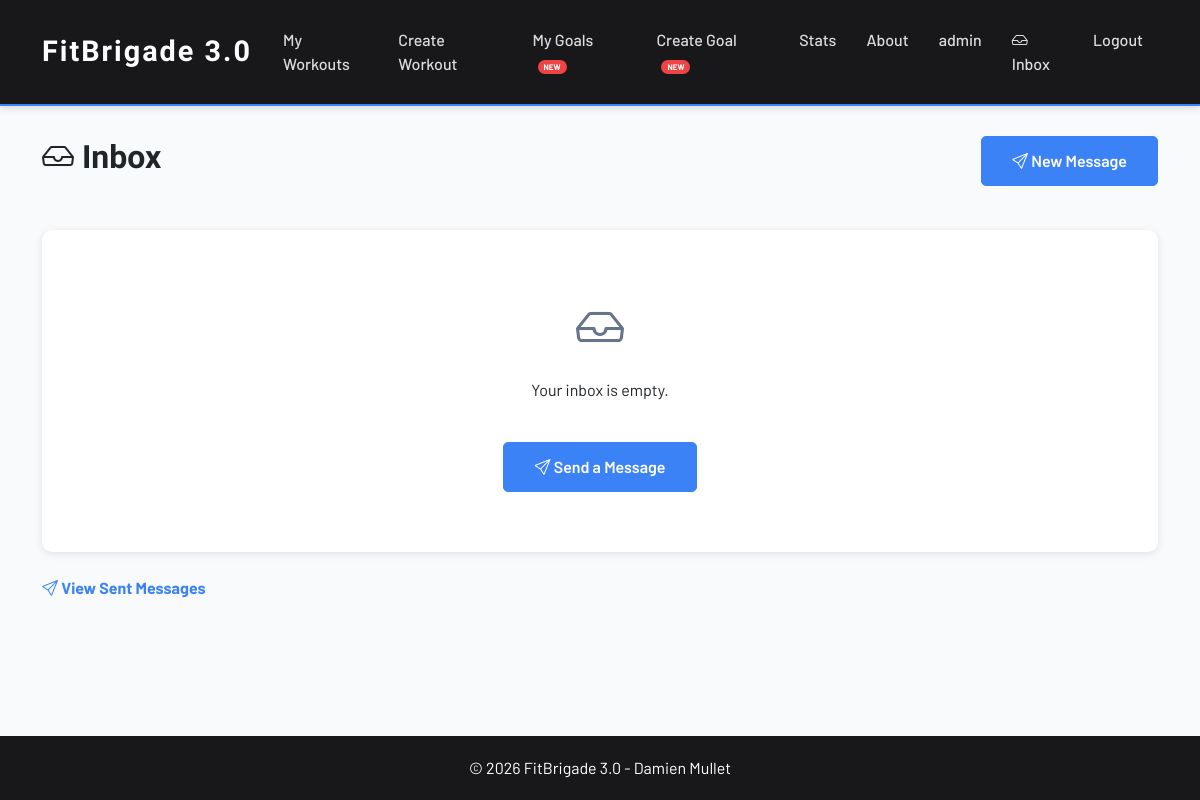
/inbox/ (signed in), run on an earlier commit of the app's database.
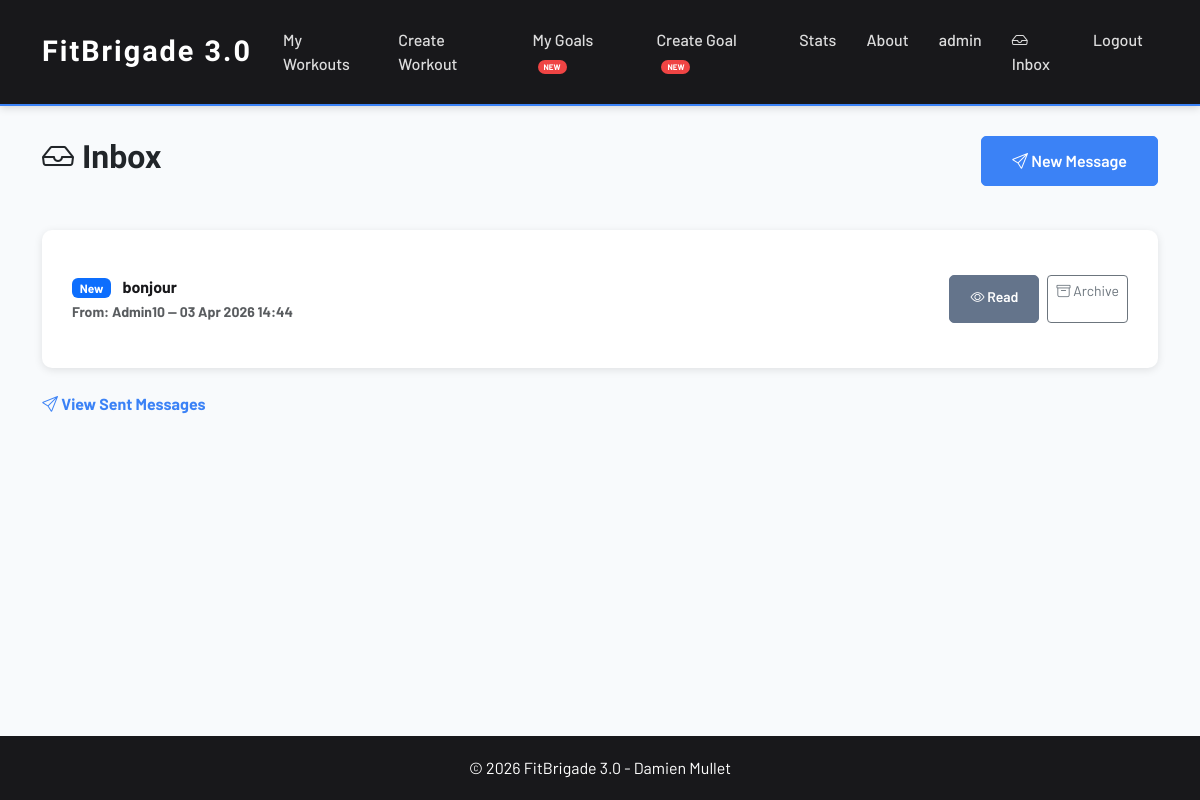
And on a later commit of the database.
### users/models.py (models this page shows, shortened)
class CustomUser(AbstractUser):
    email = models.EmailField(unique=True)
    bio = models.TextField(blank=True, null=True)
    phone = models.CharField(max_length=20, blank=True, null=True)

### messaging/models.py (models this page shows, shortened)
class Message(models.Model):
    sender = models.ForeignKey(
        settings.AUTH_USER_MODEL,
        on_delete=models.CASCADE,
        related_name='sent_messages'
    )
    recipient = models.ForeignKey(
        settings.AUTH_USER_MODEL,
        on_delete=models.CASCADE,
        related_name='received_messages'
    )
    subject = models.CharField(max_length=200)
    body = models.TextField()
    is_read = models.BooleanField(default=False)
    is_archived = models.BooleanField(default=False)
    created_at = models.DateTimeField(auto_now_add=True)
    class Meta:
        ordering = ['-created_at']

### messaging/views.py (the view)
# urls.py: path('inbox/', include('messaging.urls', namespace='messaging')),
@login_required
def inbox(request):
    received = Message.objects.filter(
        recipient=request.user,
        is_archived=False
    )
    return render(request, 'messaging/inbox.html', {'messages_list': received})

### messaging/templates/messaging/inbox.html (shortened to what this page needs)
{% extends 'base.html' %}
{% load static %}
{% block content %}
<div class="header-row">
    <h2><i class="bi bi-inbox"></i> Inbox</h2>
    <a href="{% url 'messaging:send_message' %}" class="btn btn-primary">
        <i class="bi bi-send"></i> New Message
    </a>
</div>
<br>
{% if messages_list %}
<div class="stats-list">
    {% for message in messages_list %}
    <div class="stat-row {% if not message.is_read %}unread{% endif %}">
        <div>
            {% if not message.is_read %}
            <span class="badge bg-primary me-2">New</span>
            {% endif %}
            <a href="{% url 'messaging:view_message' message.id %}" class="message-link">
                {{ message.subject }}
            </a>
            <br>
            <small class="text-muted">From: {{ message.sender.username }} — {{ message.created_at|date:"d M Y H:i" }}</small>
        </div>
        <div class="d-flex gap-2">
            <a href="{% url 'messaging:view_message' message.id %}" class="btn btn-secondary btn-sm">
                <i class="bi bi-eye"></i> Read
            </a>
            <a href="{% url 'messaging:archive_message' message.id %}" class="btn btn-sm btn-outline-secondary">
                <i class="bi bi-archive"></i> Archive
            </a>
        </div>
    </div>
    {% endfor %}
</div>
{% else %}
<div class="empty-message">
    <i class="bi bi-inbox" style="font-size: 3rem; color: var(--secondary-color);"></i>
    <p class="mt-3">Your inbox is empty.</p>
    <br>
    <a href="{% url 'messaging:send_message' %}" class="btn btn-primary">
        <i class="bi bi-send"></i> Send a Message
    </a>
</div>
{% endif %}
<br>
<a href="{% url 'messaging:sent_messages' %}" class="back-link">
    <i class="bi bi-send"></i> View Sent Messages
</a>
{% endblock %}

### templates/base.html (shortened to what this page needs)
{% load static %}
<!DOCTYPE html>
<html lang="en">
<head>
    <link href="https://cdn.jsdelivr.net/npm/bootstrap@5.3.0/dist/css/bootstrap.min.css" rel="stylesheet" />
    <link href="https://cdn.jsdelivr.net/npm/bootstrap-icons@1.11.0/font/bootstrap-icons.css" rel="stylesheet" />
    <link rel="stylesheet" href="{% static 'css/style.css' %}">
</head>
<body>
    <nav class="navbar navbar-expand-lg navbar-dark">
        <div class="container">
            <a class="navbar-brand" href="{% url 'workouts:index' %}">FitBrigade 3.0</a>
            <div class="collapse navbar-collapse" id="navbarNav">
                <ul class="navbar-nav me-auto">
                    {% if user.is_authenticated %}
                    <li class="nav-item">
                        <a class="nav-link" href="{% url 'workouts:home' %}">My Workouts</a>
                    </li>
                    <li class="nav-item">
                        <a class="nav-link" href="{% url 'workouts:create_workout' %}">Create Workout</a>
                    </li>
                    <li class="nav-item">
                        <a class="nav-link" href="{% url 'goals:goals_list' %}">My Goals <span
                                class="nav-new">NEW</span></a>
                    </li>
                    <li class="nav-item">
                        <a class="nav-link" href="{% url 'goals:create_goal' %}">Create Goal <span
                                class="nav-new">NEW</span></a>
                    </li>
                    <li class="nav-item">
                        <a class="nav-link" href="{% url 'workouts:stats' %}">Stats</a>
                    </li>
                    {% else %}
                    <li class="nav-item">
                        <a class="nav-link" href="{% url 'workouts:index' %}">Home</a>
                    </li>
                    {% endif %}
                    <li class="nav-item">
                        <a class="nav-link" href="{% url 'workouts:about' %}">About</a>
                    </li>
                </ul>
                <ul class="navbar-nav ms-auto">
                    {% if user.is_authenticated %}
                    <li class="nav-item">
                        <a class="nav-link" href="{% url 'users:profile' %}">{{ user.username }}</a>
                    </li>
                    <li class="nav-item">
                        <a class="nav-link" href="{% url 'messaging:inbox' %}">
                            <i class="bi bi-inbox"></i> Inbox
                        </a>
                    </li>
                    <li class="nav-item">
                        <form method="post" action="{% url 'users:logout' %}" class="d-inline">
                            <button type="submit" class="nav-link btn btn-link text-white">Logout</button>
                        </form>
                    </li>
                    {% endif %}
                </ul>
            </div>
        </div>
    </nav>
    <div class="toast-container position-fixed bottom-0 end-0 p-3" style="z-index: 9999;">
    </div>
    <main>
        <div class="container">
            {% block content %}{% endblock %}
        </div>
    </main>
    <footer>
        <div class="container">
            <p>&copy; 2026 FitBrigade 3.0 - Damien Mullet</p>
        </div>
    </footer>
</body>
</html>

### static/css/style.css (style rules this page uses)
:root { --primary-color: #3b82f6; --secondary-color: #64748b; --danger-color: #ef4444; --dark-color: #18181b; --light-bg: #f8fafc; }
body { font-family: 'Barlow', 'Segoe UI', Tahoma, Geneva, Verdana, sans-serif; background-color: var(--light-bg); display: flex !important; flex-direction: column !important; min-height: 100vh !important; }
h1, h2, h3, h4, h5, h6 { font-family: 'Oswald', sans-serif; font-weight: 700; }
.btn-primary { background-color: var(--primary-color) !important; border-color: var(--primary-color) !important; color: white !important; padding: 12px 30px; border-radius: 5px; font-family: 'Barlow', sans-serif; font-weight: 600; transition: background-color 0.3s, transform 0.3s, box-shadow 0.3s; }
.btn-secondary { background-color: var(--secondary-color) !important; border-color: var(--secondary-color) !important; color: white !important; padding: 10px 20px; border-radius: 5px; font-family: 'Barlow', sans-serif; font-weight: 600; }
nav.navbar { background-color: var(--dark-color) !important; box-shadow: 0 2px 8px rgba(0, 0, 0, 0.15); border-bottom: 2px solid var(--primary-color); }
.navbar-brand { color: white !important; font-size: 1.8rem; font-weight: 700; font-family: 'Oswald', sans-serif; letter-spacing: 2px; }
.nav-link { color: rgba(255, 255, 255, 0.85) !important; font-weight: 500; position: relative; transition: color 0.3s; padding: 20px 15px !important; }
.nav-link::after { content: ""; position: absolute; bottom: 0; left: 50%; width: 0; height: 3px; background: var(--primary-color); transition: width 0.3s ease, left 0.3s ease; }
.nav-new { background: var(--danger-color); color: white; font-size: 0.5rem; padding: 2px 6px; border-radius: 10px; margin-left: 5px; font-weight: 700; animation: pulse 2s infinite; }
main { flex: 1 !important; padding: 30px 0; }
.header-row { display: flex; justify-content: space-between; align-items: center; margin-bottom: 20px; }
.back-link { color: var(--primary-color); text-decoration: none; font-weight: bold; }
.stats-list { background: white; padding: 30px; border-radius: 10px; box-shadow: 0 2px 8px rgba(0, 0, 0, 0.1); }
.stat-row { display: flex; justify-content: space-between; padding: 15px 0; border-bottom: 1px solid #eee; }
.stat-row:last-child { border-bottom: none; }
footer { background-color: var(--dark-color); color: white; text-align: center; padding: 20px 0; margin-top: auto; }
footer p { margin: 0; }
.unread { font-weight: bold; }
.message-link { text-decoration: none; color: var(--dark-color); }

What changed in the data, as far as the page shows it:
added Message: is_read "New", subject "bonjour", sender.username "Admin10", created_at "03 Apr 2026 14:44"
Also different on the page:
text no longer shown: "Your inbox is empty. Send a Message"
